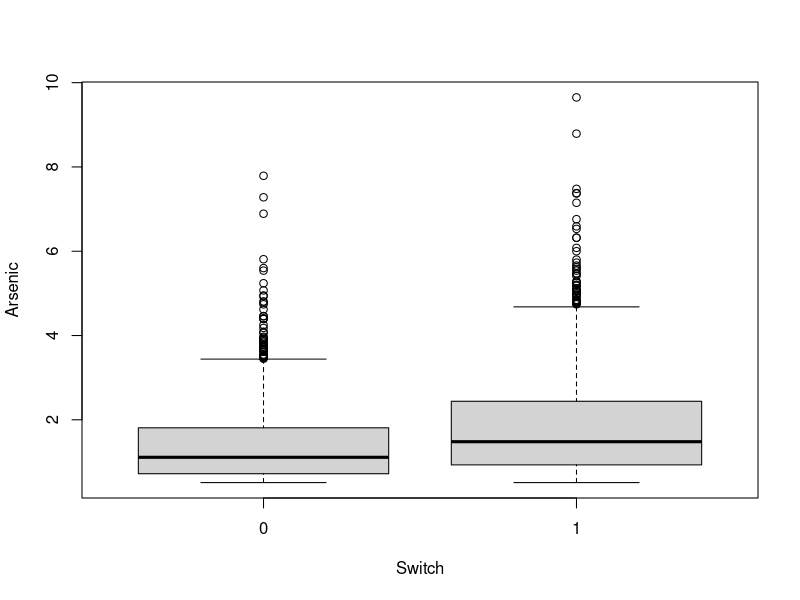
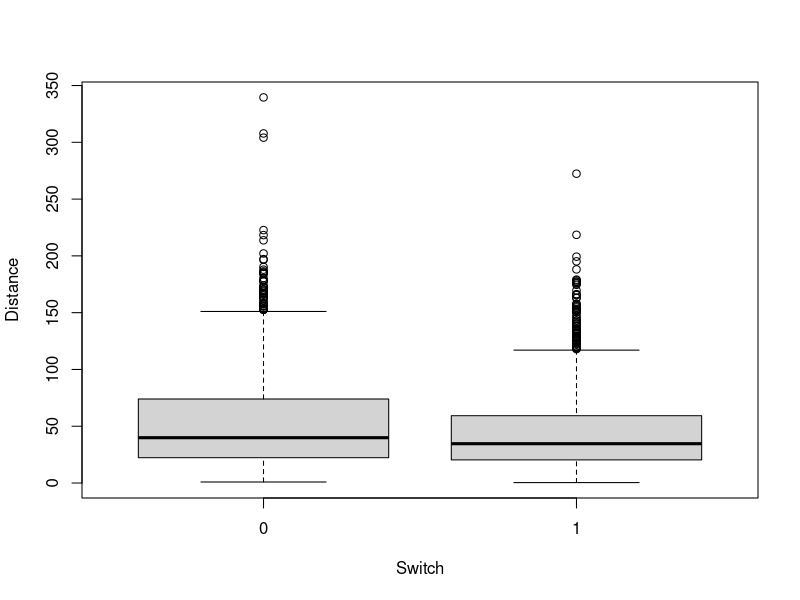
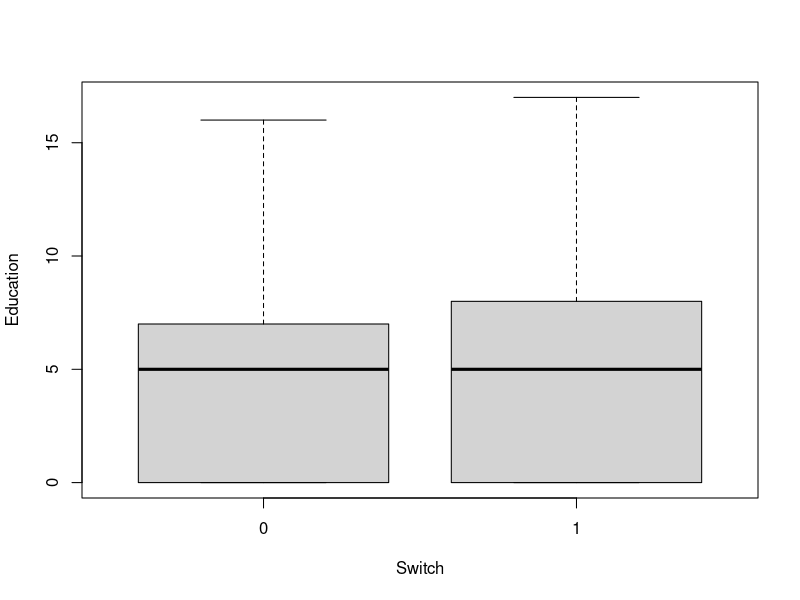
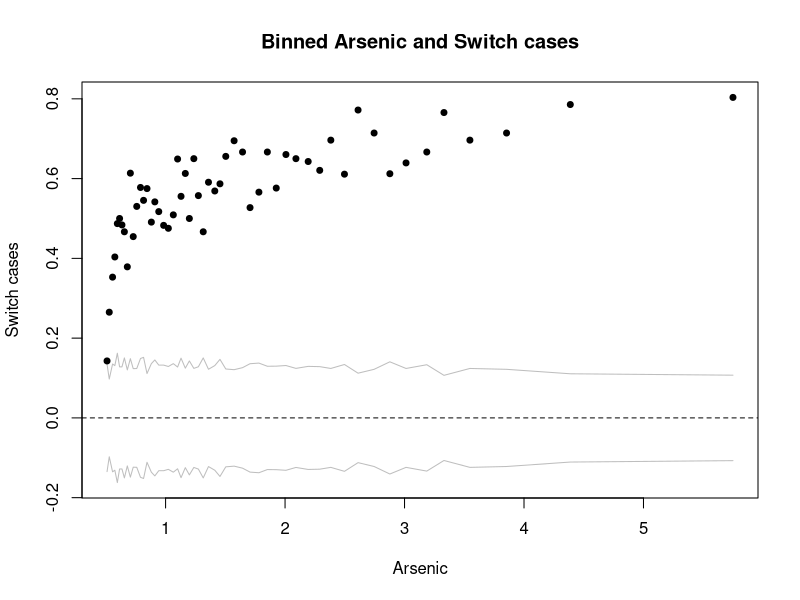
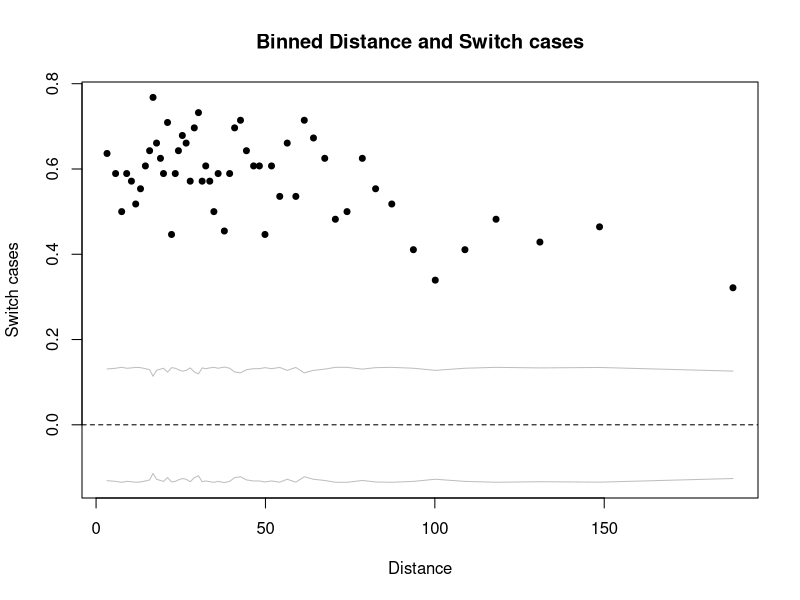
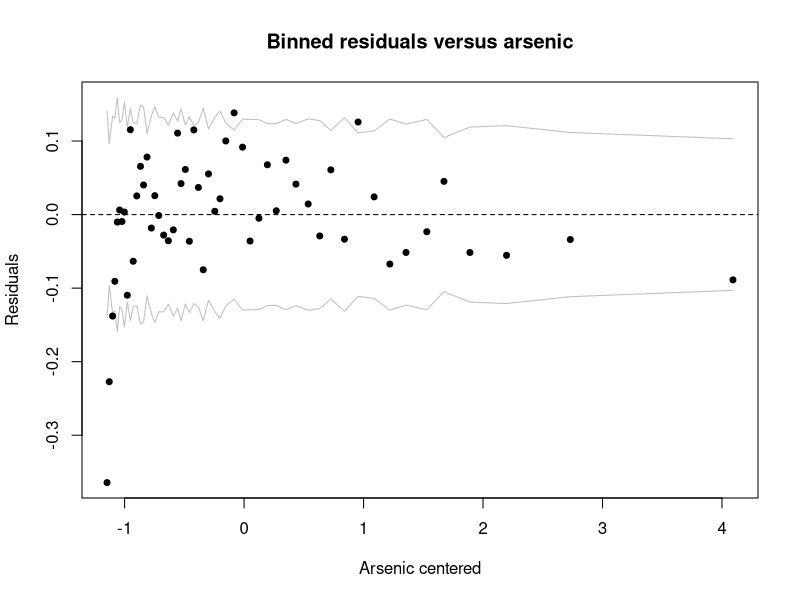
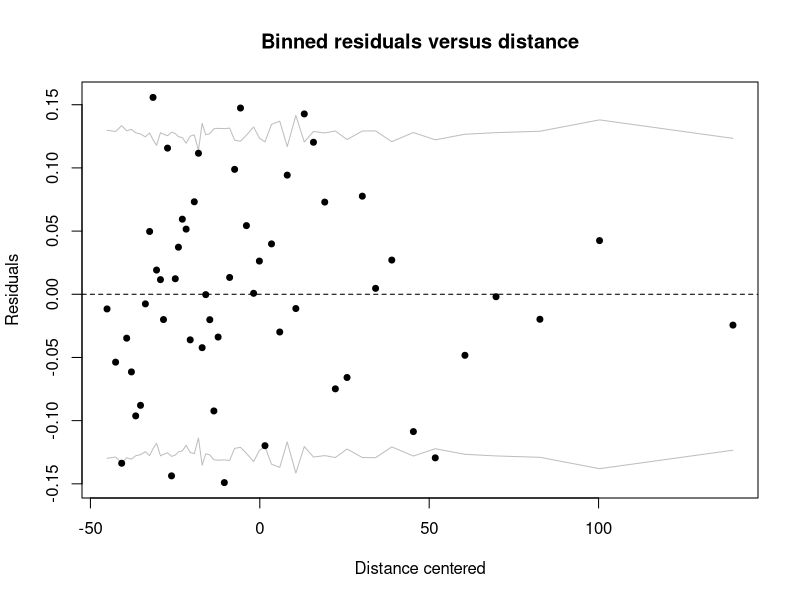
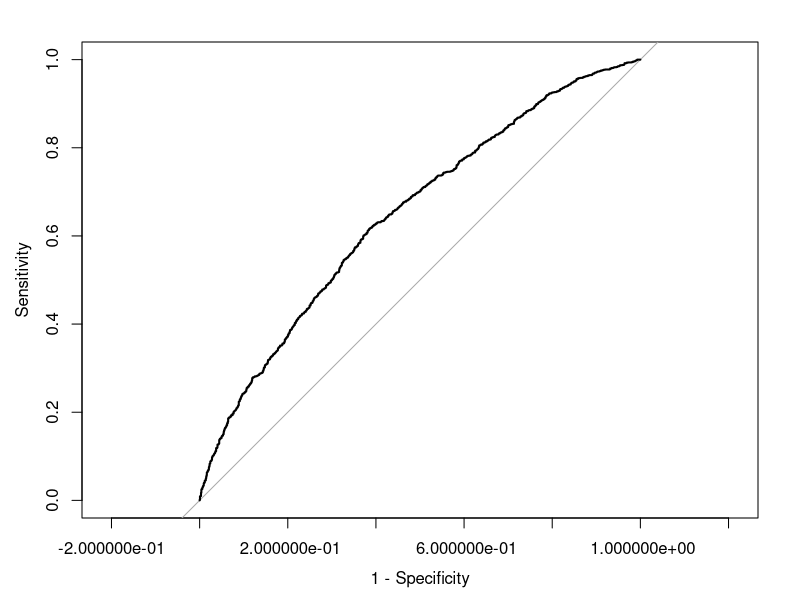

Write R code to recreate these figures, in order.
## ---- chunk 1
#analysis of arsenic in wells data
#install.packages("pROC")
library(arm)
library(pROC)
library(readr)
arsenic <- read_csv("arsenic.csv")

#arsenic = read.csv("arsenic.csv", header = T)
dim(arsenic)
summary(arsenic)
## ---- chunk 2
#let's do some exploratory data analysis 
boxplot(arsenic~switch, data = arsenic, xlab = "Switch", ylab = "Arsenic")
boxplot(dist~switch, data = arsenic, xlab = "Switch", ylab = "Distance")
boxplot(educ~switch, data = arsenic, xlab = "Switch", ylab = "Education")
## ---- chunk 3
# if you want to see data in tabular format
table(arsenic$assoc, arsenic$switch)
table(arsenic$assoc, arsenic$switch)/3020
## ---- chunk 4
#another way to see relationships of categorical variables and response -- tapply command
tapply(arsenic$switch, arsenic$assoc, mean)

#could do with education, too, since it is an integer variable
tapply(arsenic$switch, arsenic$educ, mean)
table(arsenic$educ)
## ---- chunk 5
#remember that there are few observations at some of these values of the predictors, so the percentages
# need to be considered in the context of large uncertainties.  but, this does suggest a change at 7 years of education.
#we might consider a dummy variable for 7 or higher rather than a linear term... something to try later.

#let's look at binnedplots of continuous predictors versus switch
#ignore the SD lines in these plots -- they are only relevant when plotting binned residuals versus the predicted probabilities

binnedplot(arsenic$arsenic, y=arsenic$switch, xlab = "Arsenic", ylab = "Switch cases", main = "Binned Arsenic and Switch cases") 
## ---- chunk 6
#note the quickly increasing trend followed by flattening. Probability does not start to decrease, though, so
#unlikely we'd want a quadratic term.  We would expect some flattening with a linear trend.  

binnedplot(arsenic$dist, y=arsenic$switch, xlab = "Distance", ylab = "Switch cases", main = "Binned Distance and Switch cases") 
#no obvious transformation suggested.
## ---- chunk 7
#let's try a logistic regression that has a main effect for every variable and linear predictors
#begin by centering the continuous predictors (we'll leave educ alone since we might use a dummy variable later)

arsenic$arsenic.c = arsenic$arsenic - mean(arsenic$arsenic)
arsenic$dist.c = arsenic$dist - mean(arsenic$dist)

arsreg1 = glm(switch ~ arsenic.c + dist.c + assoc + educ, data = arsenic, family = binomial)
summary(arsreg1)
## ---- chunk 8

####model diagnostics

##binned residual plots

# compute raw residuals
rawresid1 = arsenic$switch - fitted(arsreg1)

binnedplot(x=arsenic$arsenic.c, y = rawresid1, xlab = "Arsenic centered", ylab = "Residuals", main = "Binned residuals versus arsenic")
#note the up-then-down nature of the binned plot! we might try a transformation, say log. 

binnedplot(x=arsenic$dist.c, y = rawresid1, xlab = "Distance centered", ylab = "Residuals", main = "Binned residuals versus distance")
#not as much of a trend, really.

## ---- chunk 9
#let's look at average residuals by education using the tapply command

tapply(rawresid1, arsenic$educ, mean) 
#unremarkable -- although, many average residuals for educ < 7 are negative and for educ > 7 are positive (at least where the sample size for the education level is non-negligible
#we could try the dummy variable split....
## ---- chunk 10
tapply(rawresid1, arsenic$assoc, mean) 
#nothing helpful here...
## ---- chunk 11
#let's do the confusion matrix with .5 threshold and with .58 threshold (marginal percentage in data)

threshold = 0.5
table(arsenic$switch, arsreg1$fitted > threshold)

threshold = 0.58
table(arsenic$switch, arsreg1$fitted > threshold)
## ---- chunk 12
#huge difference!  seems a lot of predicted probabilities are in the .5 yo .58  range, so cutoff matters.
#either way, we have large off-diagonal numbers.  let's see if we can't improve the model.

#look at ROC curve
roc(arsenic$switch, fitted(arsreg1), plot=T, legacy.axes=T)
## ---- chunk 13
#pretty tight to the line -- not a strongly predictive logistic regression

#based on binned residual plot, let's try a log of arsenic to start with, and see what happens.

arsenic$logarsenic = log(arsenic$arsenic)
arsenic$logarsenic.c = arsenic$logarsenic - mean(arsenic$logarsenic)

arsreg2 = glm(switch ~ logarsenic.c + dist.c + assoc + educ, data = arsenic, family = binomial)
summary(arsreg2)
## ---- chunk 14
#back to diagnostics

rawresid2 = arsenic$switch - fitted(arsreg2)

binnedplot(x=arsenic$logarsenic.c, y = rawresid2, xlab = "Log(Arsenic) centered", ylab = "Residuals", main = "Binned residuals versus log(arsenic)")
#seems to have helped some!

binnedplot(x=arsenic$dist, y = rawresid2, xlab = "Distance centered", ylab = "Residuals", main = "Binned residuals versus distance")
#still not as much of a trend.
## ---- chunk 15
tapply(rawresid2, arsenic$educ, mean) 
#similar pattern as before for education. 
## ---- chunk 16
#let's do the confusion matrix
roc(arsenic$switch, fitted(arsreg2),plot = T, legacy.axes=T, print.thres="best")

threshold = 0.5
table(arsenic$switch, arsreg2$fitted > threshold)

threshold = 0.57
prop.table(table(arsenic$switch, arsreg2$fitted > threshold), 1)

## ---- chunk 17
#we seem to have improved at .58 threshold (although not by much, really).

#look at ROC curve
roc(arsenic$switch, fitted(arsreg2), plot=T, legacy.axes=T)
## ---- chunk 18
#not much difference from last curve really, although a little more prediction accuracy


#let's see what happens if we make education a binary split at 7.
arsenic$educg6 = rep(0, 3020)
arsenic$educg6[arsenic$educ > 6] = 1

arsreg3 = glm(switch ~ logarsenic.c + dist.c + assoc + educg6, data = arsenic, family = binomial)
summary(arsreg3)
## ---- chunk 19
#this seems to have helped the significance of education, and it is scientifically plausible.  let's keep it!
#should go through binned residuals again to make sure this did not worsen model fit.  It did not. 

#look at new roc curve to see if it is any better
roc(arsenic$switch, fitted(arsreg3), plot=T, legacy.axes=T)

# it is a little better, with a higher area under the curve (AUC = .6632).  let's keep this model.
## ---- chunk 20

exp(confint.default(arsreg3))
exp(.498)
exp(-.12)
exp(-.0097*10)
exp(confint.default(arsreg3)*10)
## ---- chunk 21
### interactions in logistic regression

#scientifically, it is plausible to think that there might be interactions among all the variables and arsenic, or among education and distance.
#let's add the interactions to see if any stand out.

#first, here is a way to explore the data for interactions using the binnedplot command

#lets set up the graphics device to show two plots side by side 
par(mfcol=c(2,1))

#first plot for educg6 = 0
binnedplot(arsenic$logarsenic.c[arsenic$educg6==0], y=arsenic$switch[arsenic$educg6==0], xlab = "Log Arsenic", ylab = "Switch cases", main = "Binned Arsenic and Switch cases (Educ <7)") 

#next the plot for educg6 = 1
binnedplot(arsenic$logarsenic.c[arsenic$educg6==1], y=arsenic$switch[arsenic$educg6==1], xlab = "Log Arsenic", ylab = "Switch cases", main = "Binned Arsenic and Switch cases (Educ > 6)") 
## ---- chunk 22
#we are looking for differences in the trend.  not strong ones, except possibly at low levels of arsenic.
#I will include an interaction based on scientific arguments in favor of an interaction effect, but I am not expecting a very strong interaction effect based on this plot.

#let's try for association and arsenic
#first plot for assoc = 0
binnedplot(arsenic$logarsenic.c[arsenic$assoc==0], y=arsenic$switch[arsenic$assoc==0], xlab = "Log Arsenic", ylab = "Switch cases", main = "Binned Arsenic and Switch cases (Assoc = 0)") 

#next the plot for assoc = 1
binnedplot(arsenic$logarsenic.c[arsenic$assoc==1], y=arsenic$switch[arsenic$assoc==1], xlab = "Log Arsenic", ylab = "Switch cases", main = "Binned Arsenic and Switch cases (Assoc = 1)") 
## ---- chunk 23
#even less reason to suspect an interaction effect from this plot.

#how about distance and education?
#first plot for educg6 = 0
binnedplot(arsenic$dist.c[arsenic$educg6==0], y=arsenic$switch[arsenic$educg6==0], xlab = "Distance", ylab = "Switch cases", main = "Binned Distance and Switch cases (Educ <7)") 

#next the plot for educg6 = 1
binnedplot(arsenic$dist.c[arsenic$educg6==1], y=arsenic$switch[arsenic$educg6==1], xlab = "Distance", ylab = "Switch cases", main = "Binned Distance and Switch cases (Educ > 6)") 
## ---- chunk 24
#this is a little more interesting -- we see one plot flatten and the other decrease.  here an interaction might be useful.


#let's first try the model with all the interactions 
arsreg4 = glm(switch ~ dist.c*educg6  + logarsenic.c * (assoc + educg6), data = arsenic, family = binomial)
summary(arsreg4)
exp(-.0125*10) # <6, inc 10 meters
exp((-.0126+.0085)*10) # >6, inc 10 meters
exp(0.527)
## ---- chunk 25
#these collectively look sort of useful, especially the education ones! 

#change in deviance tests to see if the full set of interactions are useful.

anova(arsreg4, arsreg3, test= "Chisq")
## ---- chunk 26
#the whole group of interactions is significant.  let's just test if the distance interaction is useful, given the other two in the model.

arsreg4a= glm(switch ~ logarsenic.c * (assoc + educg6), data = arsenic, family = binomial)
summary(arsreg4a)

anova(arsreg4a, arsreg4, test= "Chisq")
## ---- chunk 27
#looks like the interaction with distance and education is useful.

#let's make our final model (arsreg5) be the one with all the interaction effects.

arsreg5 = glm(switch ~ dist.c*educg6  + logarsenic.c * (assoc + educg6), data = arsenic, family = binomial)
summary(arsreg5)

#let's do the binned residual plots with this perhaps final model one more time!

rawresid5 = arsenic$switch - fitted(arsreg5)

binnedplot(x=arsenic$logarsenic, y = rawresid5, xlab = "Log(Arsenic) centered", ylab = "Residuals", main = "Binned residuals versus log(arsenic)")
binnedplot(x=arsenic$dist, y = rawresid5, xlab = "Distance centered", ylab = "Residuals", main = "Binned residuals versus distance")
tapply(rawresid5, arsenic$educ, mean) 
## ---- chunk 28
#a little more diversity with education, so that seems to have helped.
#still a little trouble fitting small log arsenic, but not too much more we can do....  go with this model!

#let's do the confusion matrix

threshold = 0.5
table(arsenic$switch, arsreg5$fitted > threshold)

threshold = 0.58
table(arsenic$switch, arsreg5$fitted > threshold)
## ---- chunk 29
#still not moving much.... the model can predict only so well

#ROC curve...
roc(arsenic$switch, fitted(arsreg5), plot=T, legacy.axes=T)
## ---- chunk 30
#a little better still... but we really aren't gaining a whole lot.  this is about as
#good as we are going to get with only these variables, apparently.

###model interpretations

confint.default(arsreg5)   #on log odds scale
exp(confint.default(arsreg5))   #on odds scale
## ---- chunk 31
##model is quite complicated to interpret due to interactions.  arsenic is of most interest.  
#let's make plots to display relationships.

#plot of predicted probabilities as arsenic increases for different groups.
#set distance = to average distance (centering means we don't need to worry about it when making predictions at the average distance)

#create some arsenic values in line with those in the data, going from logs centered to raw scale.
samplelogarsenic.c = seq(from = -1, to = 2, by = .1) 
samplelogarsenic = samplelogarsenic.c + mean(arsenic$logarsenic)
samplearsenic = exp(samplelogarsenic)

#set association = educg6 = 0.
logitpredvalue = .239731 + .94455*samplelogarsenic.c
predprobbaseline = exp(logitpredvalue) / (1 + exp(logitpredvalue))

plot(y=predprobbaseline, x= samplearsenic, pch= 1, xlab = "Arsenic", ylab = "Predicted probability", main = "Arsenic vs. Predicted Probability")

#set association =1, educg6 = 0
logitpredvalue = .239731 + .94455*samplelogarsenic.c -.14144 - .241134*samplelogarsenic.c 
predprobassoc = exp(logitpredvalue) / (1 + exp(logitpredvalue))

plot(y=predprobassoc, x= samplearsenic, pch= 2, xlab = "Arsenic", ylab = "Predicted probability", main = "Arsenic vs. Predicted Probability")

#set association =0 , educg6 = 1
logitpredvalue = .239731 + .94455*samplelogarsenic.c + .526891 + .24461*samplelogarsenic.c 
predprobeducg6 = exp(logitpredvalue) / (1 + exp(logitpredvalue))

plot(y=predprobeducg6, x= samplearsenic, pch= 3, xlab = "Arsenic", ylab = "Predicted probability", main = "Arsenic vs. Predicted Probability")

#set association = 1, educg6 = 1
logitpredvalue = .239731 + .94455*samplelogarsenic.c + .526891 + .24461*samplelogarsenic - .14144 - .241134*samplelogarsenic.c
predprobeducg6assoc = exp(logitpredvalue) / (1 + exp(logitpredvalue))

plot(y=predprobeducg6assoc, x= samplearsenic, pch= 4, xlab = "Arsenic", ylab = "Predicted probability", main = "Arsenic vs. Predicted Probability")

#plot them all on one plot with different symbols
#make the outlines of the plot without any data.
#to get the y axis to stretch from zero to one, make up a variable with 31 values

madeupy = c(0, 1, rep(.5, 29))
plot(y = madeupy, x = samplearsenic, type = "n", ylab = "Predicted probability", xlab = "Arsenic", main = "Predicted Probability vs. Arsenic for Different Groups")

#now add the points for each category to the graph
points(y=predprobbaseline, x= samplearsenic, pch= 1)
points(y=predprobassoc, x= samplearsenic, pch= 2)
points(y=predprobeducg6, x= samplearsenic, pch= 3)
points(y=predprobeducg6assoc, x= samplearsenic, pch= 4)
